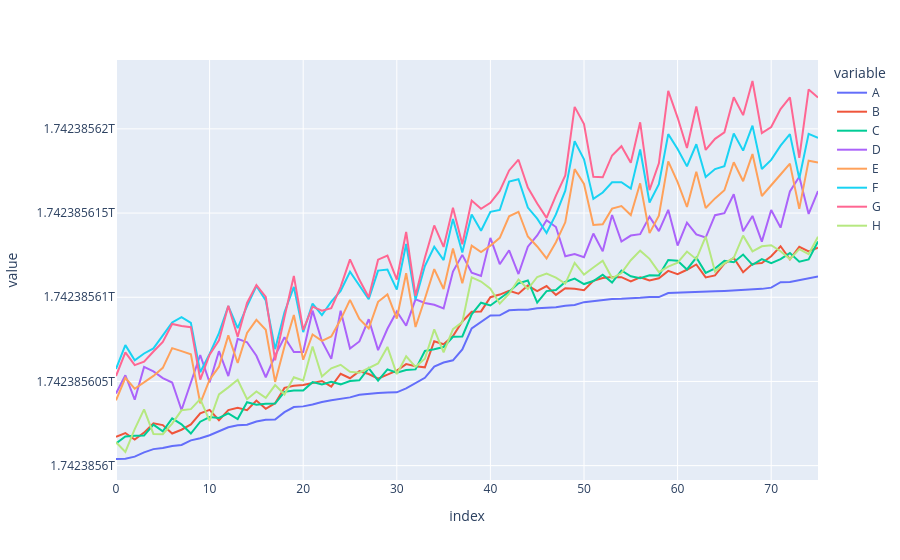

This figure's notebook cell:
### Code cell
""" Step #2 Populate the Adjacency Matrix
"""
#first get the keys of the event chains we'd like to analyse
#here we simply get all of our toy data, but equally there could be an
#index on timestamp, or some other indexed attribute we could use to retrieve
#a sample population of event chains
keys = r.keys("argus:ec:*")
eventchain_timestamps = r.json().mget(keys, "$.timestamps")

#load into a DataFrame, sort by the column that has the lowest value
eventchain_timestamps = pd.DataFrame([d[0] for d in eventchain_timestamps])
minvals = eventchain_timestamps.min()
min_col = minvals.index[minvals.argmin()]
eventchain_timestamps = eventchain_timestamps.sort_values(min_col).reset_index(drop=True)

#Visualise the time series
fig = px.line(eventchain_timestamps.reset_index().melt("index"), x="index", y="value", color="variable")
fig.show()
